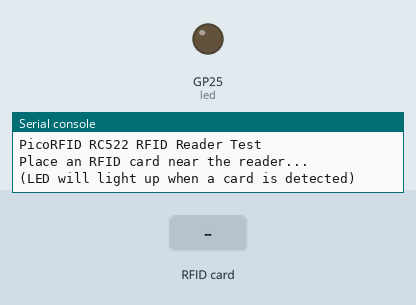
The program below on a simulated Raspberry Pi Pico running MicroPython. On the bench: output pins drawn as LEDs (lit = HIGH), the last lines printed to the serial console. The test bench sets the inputs (shaded band). The interpreter's speed is modelled, so counts of loop turns are approximate; the clock reads 2024-03-15 10:24:30 at power-on unless the program sets it; pins used as bus, display or sensor lines are not drawn.

Above: at 1.9 s.
2.0 s: RFID card 5E 7A 19 C4 held to the reader
At 2.5 s:
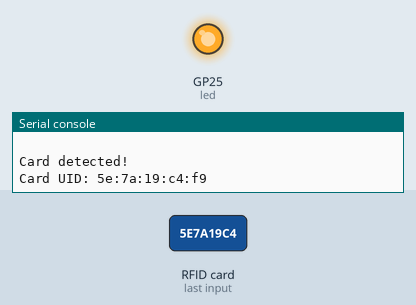
Timing chart, 0 to 5.0 s (numbered marks = the images above; inputs shaded):
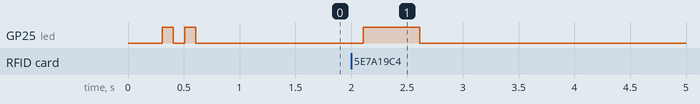

Measured:
- after the input at 2.0 s, GP25 (led): LOW → HIGH after 0.11 s, → LOW 0.50 s later

The program:

rc522_rfid.py
```python
"""
RC522 RFID Reader Implementation for PicoRFID Board
Complete RC522 driver for Raspberry Pi Pico W
Connections:
- SDA  -> GP1 (SPI0 CSn)
- SCK  -> GP2 (SPI0 SCK)
- MOSI -> GP3 (SPI0 TX)
- MISO -> GP0 (SPI0 RX)
- GND  -> GND
- 3.3V -> 3.3V
"""

from machine import Pin, SPI
import time

class MFRC522:
    NRSTPD = 22
    MAX_LEN = 16

    PCD_IDLE = 0x00
    PCD_AUTHENT = 0x0E
    PCD_RECEIVE = 0x08
    PCD_TRANSMIT = 0x04
    PCD_TRANSCEIVE = 0x0C
    PCD_RESETPHASE = 0x0F
    PCD_CALCCRC = 0x03

    PICC_REQIDL = 0x26
    PICC_REQALL = 0x52
    PICC_ANTICOLL = 0x93
    PICC_SElECTTAG = 0x93
    PICC_AUTHENT1A = 0x60
    PICC_AUTHENT1B = 0x61
    PICC_READ = 0x30
    PICC_WRITE = 0xA0
    PICC_DECREMENT = 0xC0
    PICC_INCREMENT = 0xC1
    PICC_RESTORE = 0xC2
    PICC_TRANSFER = 0xB0
    PICC_HALT = 0x50

    MI_OK = 0
    MI_NOTAGERR = 1
    MI_ERR = 2

    Reserved00 = 0x00
    CommandReg = 0x01
    CommIEnReg = 0x02
    DivlEnReg = 0x03
    CommIrqReg = 0x04
    DivIrqReg = 0x05
    ErrorReg = 0x06
    Status1Reg = 0x07
    Status2Reg = 0x08
    FIFODataReg = 0x09
    FIFOLevelReg = 0x0A
    WaterLevelReg = 0x0B
    ControlReg = 0x0C
    BitFramingReg = 0x0D
    CollReg = 0x0E
    Reserved01 = 0x0F

    Reserved10 = 0x10
    ModeReg = 0x11
    TxModeReg = 0x12
    RxModeReg = 0x13
    TxControlReg = 0x14
    TxAutoReg = 0x15
    TxSelReg = 0x16
    RxSelReg = 0x17
    RxThresholdReg = 0x18
    DemodReg = 0x19
    Reserved11 = 0x1A
    Reserved12 = 0x1B
    MifareReg = 0x1C
    Reserved13 = 0x1D
    Reserved14 = 0x1E
    SerialSpeedReg = 0x1F

    Reserved20 = 0x20
    CRCResultRegM = 0x21
    CRCResultRegL = 0x22
    Reserved21 = 0x23
    ModWidthReg = 0x24
    Reserved22 = 0x25
    RFCfgReg = 0x26
    GsNReg = 0x27
    CWGsPReg = 0x28
    ModGsPReg = 0x29
    TModeReg = 0x2A
    TPrescalerReg = 0x2B
    TReloadRegH = 0x2C
    TReloadRegL = 0x2D
    TCounterValueRegH = 0x2E
    TCounterValueRegL = 0x2F

    Reserved30 = 0x30
    TestSel1Reg = 0x31
    TestSel2Reg = 0x32
    TestPinEnReg = 0x33
    TestPinValueReg = 0x34
    TestBusReg = 0x35
    AutoTestReg = 0x36
    VersionReg = 0x37
    AnalogTestReg = 0x38
    TestDAC1Reg = 0x39
    TestDAC2Reg = 0x3A
    TestADCReg = 0x3B
    Reserved31 = 0x3C
    Reserved32 = 0x3D
    Reserved33 = 0x3E
    Reserved34 = 0x3F

    def __init__(self, spi, cs):
        self.spi = spi
        self.cs = cs
        self.cs.value(1)
        self.MFRC522_Init()

    def MFRC522_Reset(self):
        self.Write_MFRC522(self.CommandReg, self.PCD_RESETPHASE)

    def Write_MFRC522(self, addr, val):
        self.cs.value(0)
        self.spi.write(bytes([(addr << 1) & 0x7E, val]))
        self.cs.value(1)

    def Read_MFRC522(self, addr):
        self.cs.value(0)
        self.spi.write(bytes([((addr << 1) & 0x7E) | 0x80]))
        result = self.spi.read(1)
        self.cs.value(1)
        return result[0]

    def SetBitMask(self, reg, mask):
        tmp = self.Read_MFRC522(reg)
        self.Write_MFRC522(reg, tmp | mask)

    def ClearBitMask(self, reg, mask):
        tmp = self.Read_MFRC522(reg)
        self.Write_MFRC522(reg, tmp & (~mask))

    def AntennaOn(self):
        temp = self.Read_MFRC522(self.TxControlReg)
        if(~(temp & 0x03)):
            self.SetBitMask(self.TxControlReg, 0x03)

    def AntennaOff(self):
        self.ClearBitMask(self.TxControlReg, 0x03)

    def MFRC522_ToCard(self, command, sendData):
        backData = []
        backLen = 0
        status = self.MI_ERR
        irqEn = 0x00
        waitIRq = 0x00
        lastBits = None
        n = 0

        if command == self.PCD_AUTHENT:
            irqEn = 0x12
            waitIRq = 0x10
        if command == self.PCD_TRANSCEIVE:
            irqEn = 0x77
            waitIRq = 0x30

        self.Write_MFRC522(self.CommIEnReg, irqEn | 0x80)
        self.ClearBitMask(self.CommIrqReg, 0x80)
        self.SetBitMask(self.FIFOLevelReg, 0x80)

        self.Write_MFRC522(self.CommandReg, self.PCD_IDLE)

        for i in range(len(sendData)):
            self.Write_MFRC522(self.FIFODataReg, sendData[i])

        self.Write_MFRC522(self.CommandReg, command)

        if command == self.PCD_TRANSCEIVE:
            self.SetBitMask(self.BitFramingReg, 0x80)

        i = 2000
        while True:
            n = self.Read_MFRC522(self.CommIrqReg)
            i = i - 1
            if ~((i != 0) and ~(n & 0x01) and ~(n & waitIRq)):
                break

        self.ClearBitMask(self.BitFramingReg, 0x80)

        if i != 0:
            if (self.Read_MFRC522(self.ErrorReg) & 0x1B) == 0x00:
                status = self.MI_OK

                if n & irqEn & 0x01:
                    status = self.MI_NOTAGERR

                if command == self.PCD_TRANSCEIVE:
                    n = self.Read_MFRC522(self.FIFOLevelReg)
                    lastBits = self.Read_MFRC522(self.ControlReg) & 0x07
                    if lastBits != 0:
                        backLen = (n - 1) * 8 + lastBits
                    else:
                        backLen = n * 8

                    if n == 0:
                        n = 1
                    if n > self.MAX_LEN:
                        n = self.MAX_LEN

                    for i in range(n):
                        backData.append(self.Read_MFRC522(self.FIFODataReg))
            else:
                status = self.MI_ERR

        return (status, backData, backLen)

    def MFRC522_Request(self, reqMode):
        status = None
        backBits = None
        TagType = []

        self.Write_MFRC522(self.BitFramingReg, 0x07)

        TagType.append(reqMode)
        (status, backData, backBits) = self.MFRC522_ToCard(self.PCD_TRANSCEIVE, TagType)

        if ((status != self.MI_OK) | (backBits != 0x10)):
            status = self.MI_ERR

        return (status, backBits)

    def MFRC522_Anticoll(self):
        backData = []
        serNumCheck = 0

        serNum = []

        self.Write_MFRC522(self.BitFramingReg, 0x00)

        serNum.append(self.PICC_ANTICOLL)
        serNum.append(0x20)

        (status, backData, backBits) = self.MFRC522_ToCard(self.PCD_TRANSCEIVE, serNum)

        if(status == self.MI_OK):
            i = 0
            if len(backData) == 5:
                for i in range(4):
                    serNumCheck = serNumCheck ^ backData[i]
                if serNumCheck != backData[4]:
                    status = self.MI_ERR
            else:
                status = self.MI_ERR

        return (status, backData)

    def CalulateCRC(self, pIndata):
        self.ClearBitMask(self.DivIrqReg, 0x04)
        self.SetBitMask(self.FIFOLevelReg, 0x80)

        for i in range(len(pIndata)):
            self.Write_MFRC522(self.FIFODataReg, pIndata[i])

        self.Write_MFRC522(self.CommandReg, self.PCD_CALCCRC)
        i = 0xFF
        while True:
            n = self.Read_MFRC522(self.DivIrqReg)
            i = i - 1
            if not ((i != 0) and not (n & 0x04)):
                break
        pOutData = []
        pOutData.append(self.Read_MFRC522(self.CRCResultRegL))
        pOutData.append(self.Read_MFRC522(self.CRCResultRegM))
        return pOutData

    def MFRC522_Init(self):
        self.MFRC522_Reset()

        # Add version check
        version = self.Read_MFRC522(self.VersionReg)
        print(f"MFRC522 Version: 0x{version:02x}")

        # Update version check to include 0x82
        if version not in [0x91, 0x92, 0x82]:
            print("Warning: Unknown MFRC522 version or communication error!")
        else:
            print("Valid MFRC522 version detected")

        # Configure timer
        self.Write_MFRC522(self.TModeReg, 0x8D)        # Tauto=1; f(Timer) = 6.78MHz/TPreScaler
        self.Write_MFRC522(self.TPrescalerReg, 0x3E)   # TModeReg[3..0] + TPrescalerReg
        self.Write_MFRC522(self.TReloadRegL, 30)
        self.Write_MFRC522(self.TReloadRegH, 0)

        # Configure modulation
        self.Write_MFRC522(self.TxAutoReg, 0x40)    # 100%ASK
        self.Write_MFRC522(self.ModeReg, 0x3D)      # CRC initial value 0x6363

        # Turn on the antenna
        self.AntennaOn()
        print("MFRC522 Initialized")

# Main program
def main():
    print("Initializing SPI...")
    try:
        # Initialize pins first
        sck = Pin(2, Pin.OUT)
        mosi = Pin(3, Pin.OUT)
        miso = Pin(0, Pin.IN)
        cs = Pin(1, Pin.OUT)

        # Set initial states
        cs.value(1)  # CS must be high initially
        sck.value(0)  # Clock low initially

        # Initialize SPI with lower baudrate and mode 0
        spi = SPI(0,
                baudrate=1000000,  # 1MHz
                polarity=0,
                phase=0,
                bits=8,
                firstbit=SPI.MSB,
                sck=sck,
                mosi=mosi,
                miso=miso)

        print("SPI initialized successfully")
        print("Testing SPI communication...")

        # Initialize RC522 RFID reader
        print("Initializing MFRC522...")
        rfid = MFRC522(spi, cs)

        # Read version register multiple times to ensure communication
        versions = []
        for i in range(3):
            version = rfid.Read_MFRC522(rfid.VersionReg)
            versions.append(version)
            print(f"MFRC522 Version Read {i+1}: 0x{version:02x}")
            time.sleep(0.1)

        if len(set(versions)) != 1 or versions[0] in [0x00, 0xFF]:
            print("\nDiagnostic Information:")
            print("- Inconsistent or invalid version readings")
            print("Please check:")
            print("1. Power: Ensure 3.3V is connected and stable")
            print("2. Connections:")
            print("   - SDA/CS  -> GP1")
            print("   - SCK     -> GP2")
            print("   - MOSI    -> GP3")
            print("   - MISO    -> GP0")
            print("3. Voltage levels: All signals should be 3.3V")
            print("4. Try disconnecting power, waiting 10 seconds, then reconnecting")
            return

        # Setup LED for visual feedback
        led = Pin("LED", Pin.OUT)

        # Flash LED twice to indicate successful initialization
        for _ in range(2):
            led.on()
            time.sleep(0.1)
            led.off()
            time.sleep(0.1)

        print("\nPicoRFID RC522 RFID Reader Test")
        print("Place an RFID card near the reader...")
        print("(LED will light up when a card is detected)")

        last_read_time = 0

        while True:
            try:
                # Check for cards
                (status, TagType) = rfid.MFRC522_Request(rfid.PICC_REQIDL)

                if status == rfid.MI_OK:
                    current_time = time.time()
                    # Only process if it's been at least 1 second since last read
                    if current_time - last_read_time >= 1:
                        print("\nCard detected!")
                        led.on()

                        # Get the UID of the card
                        (status, uid) = rfid.MFRC522_Anticoll()

                        if status == rfid.MI_OK:
                            # Print the UID
                            print("Card UID: ", end="")
                            for i in range(0, len(uid)-1):
                                print(f"{uid[i]:02x}", end=":")
                            print(f"{uid[-1]:02x}")
                            last_read_time = current_time

                            # Keep LED on for a moment
                            time.sleep(0.5)
                        else:
                            print("Error reading card UID")

                        led.off()

            except Exception as e:
                print(f"Error during card reading: {e}")
                time.sleep(1)

            time.sleep(0.1)

    except Exception as e:
        print(f"Initialization error: {e}")

if __name__ == "__main__":
    main() 
```
